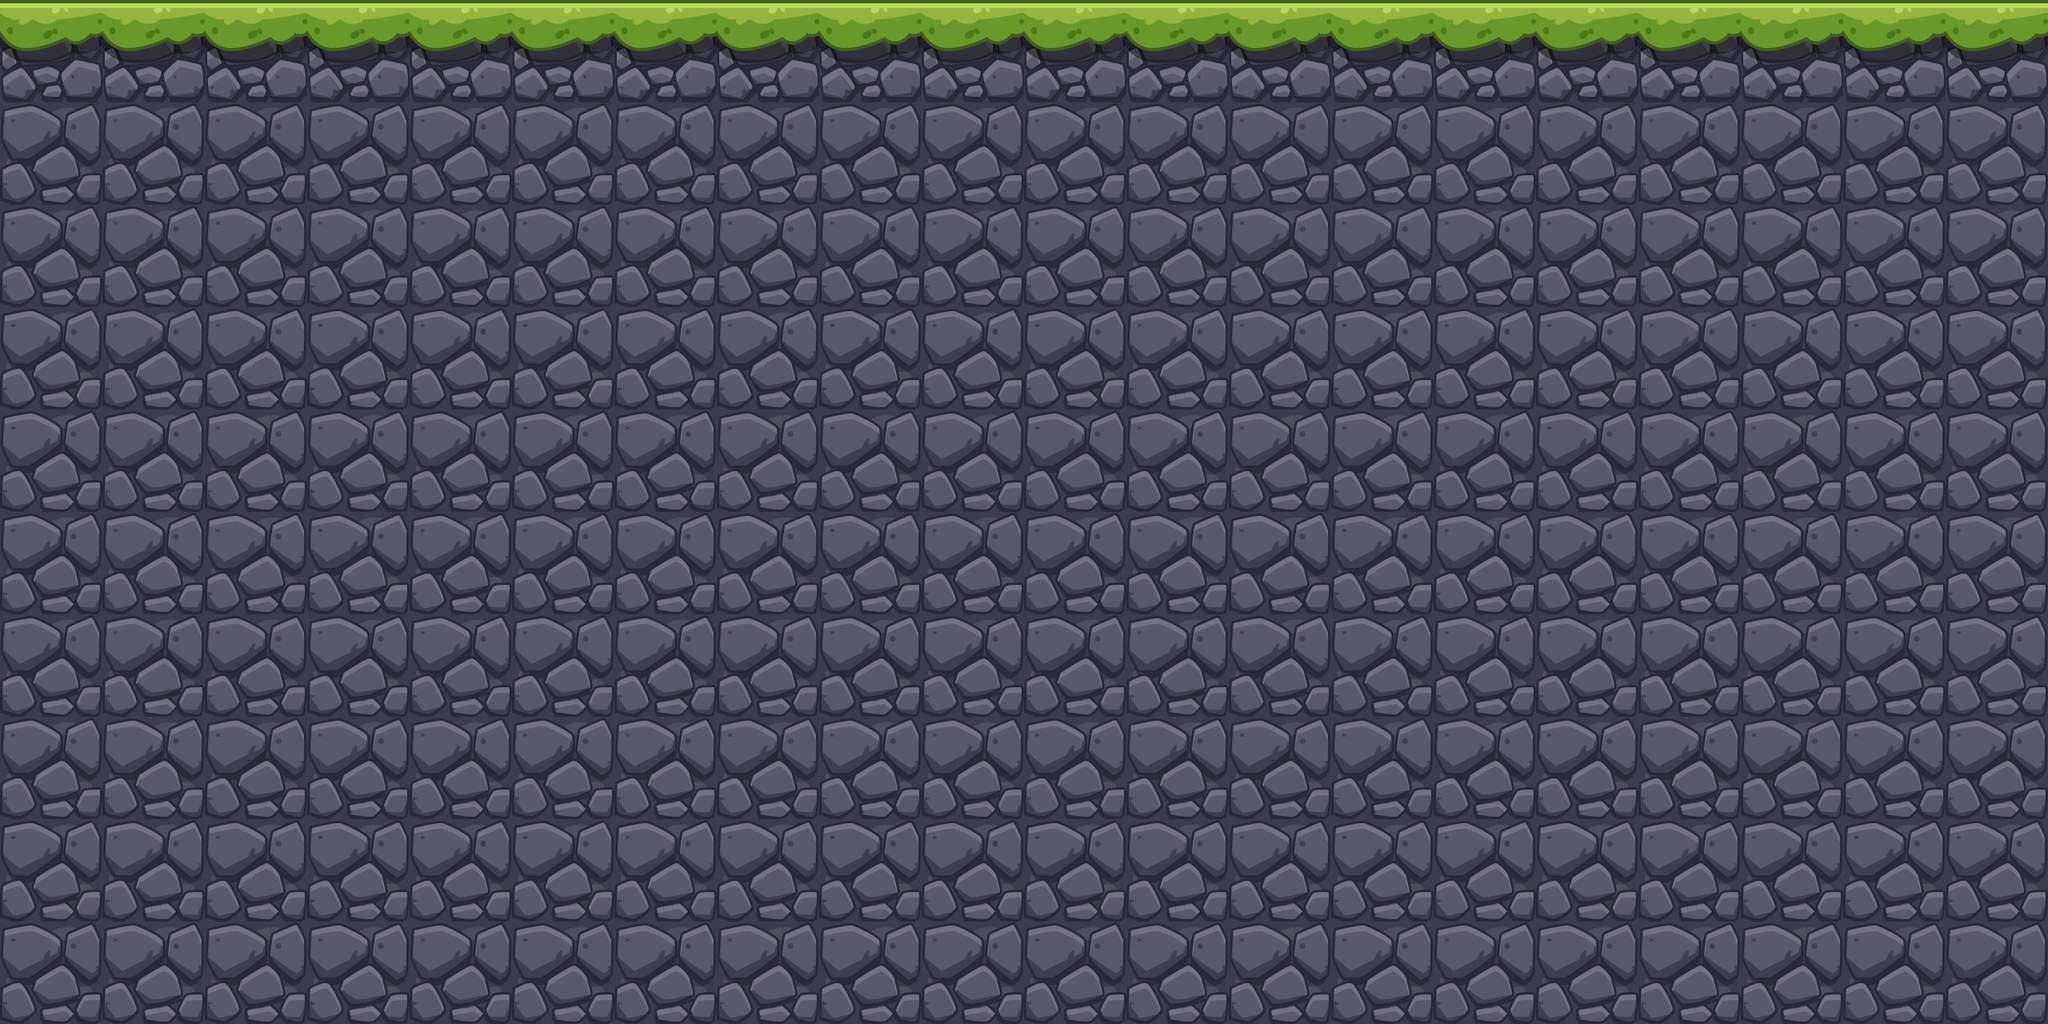

The image is a tile-based game level rendered from a .tmx file. Its description and complete source (layers, tilesets, objects, tile grids) follow:
An orthogonal 20x10 tile map with 128x128 px tiles, 1 tile layer (ground).

<map version="1.10" tiledversion="1.10.2" orientation="orthogonal" renderorder="right-down" width="20" height="10" tilewidth="128" tileheight="128" infinite="0" nextlayerid="7" nextobjectid="1">
 <tileset firstgid="1" name="Tile" tilewidth="128" tileheight="128" tilecount="2" columns="0">
  <grid orientation="orthogonal" width="1" height="1" />
  <tile id="0">
   <image width="128" height="128" source="../../tile/tile kungfu master/tile kungfu master mountain/5.png" />
  </tile>
  <tile id="1">
   <image width="128" height="128" source="../../tile/tile kungfu master/tile kungfu master mountain/2.png" />
  </tile>
 </tileset>
 <layer id="5" name="ground" width="20" height="10">
  <data encoding="csv">
2,2,2,2,2,2,2,2,2,2,2,2,2,2,2,2,2,2,2,2,
1,1,1,1,1,1,1,1,1,1,1,1,1,1,1,1,1,1,1,1,
1,1,1,1,1,1,1,1,1,1,1,1,1,1,1,1,1,1,1,1,
1,1,1,1,1,1,1,1,1,1,1,1,1,1,1,1,1,1,1,1,
1,1,1,1,1,1,1,1,1,1,1,1,1,1,1,1,1,1,1,1,
1,1,1,1,1,1,1,1,1,1,1,1,1,1,1,1,1,1,1,1,
1,1,1,1,1,1,1,1,1,1,1,1,1,1,1,1,1,1,1,1,
1,1,1,1,1,1,1,1,1,1,1,1,1,1,1,1,1,1,1,1,
1,1,1,1,1,1,1,1,1,1,1,1,1,1,1,1,1,1,1,1,
1,1,1,1,1,1,1,1,1,1,1,1,1,1,1,1,1,1,1,1
</data>
 </layer>
</map>
